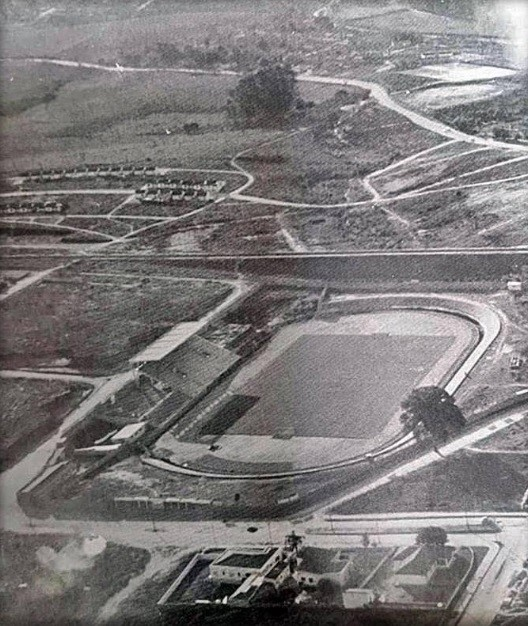
#> input picture Atividade Avaliativa/joaquinzao.jpg, 528 x 626 px, found by its file name
$ python TransformarFoto.py   (older library calls are emulated)
#> lines starting #> are read from the running program, lines starting #| are printed output that depends on the picture
import cv2
import numpy as np
import matplotlib.pyplot as plt

# Carregar a imagem
img = cv2.imread('C:/Users/user/Documents/GitHub/CGPI/Atividade Avaliativa/joaquinzao.jpg', 0)
#> img: shape (626, 528); min 0, max 255, mean 122.5

# Aplicar filtro de aguçamento (Unsharp Mask)
kernel_sharpen = np.array([[-1,-1,-1],
                           [-1, 9,-1],
                           [-1,-1,-1]])
sharpened = cv2.filter2D(img, -1, kernel_sharpen)
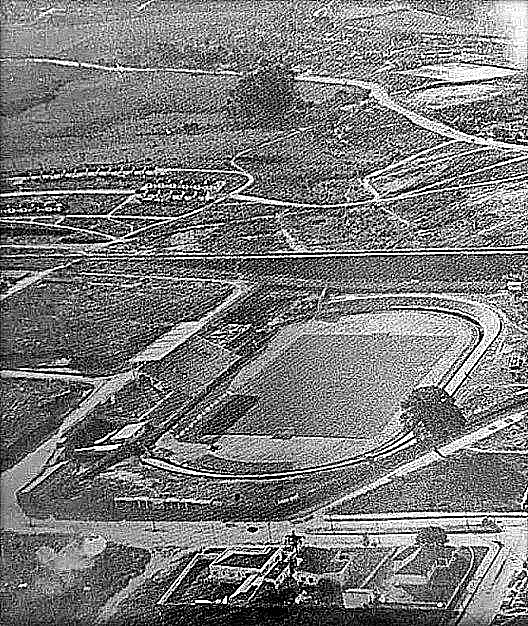
#> sharpened: shape (626, 528); min 0, max 255, mean 122.4

# Aplicar filtro Gaussiano para suavização
blurred = cv2.GaussianBlur(sharpened, (5,5), 0)
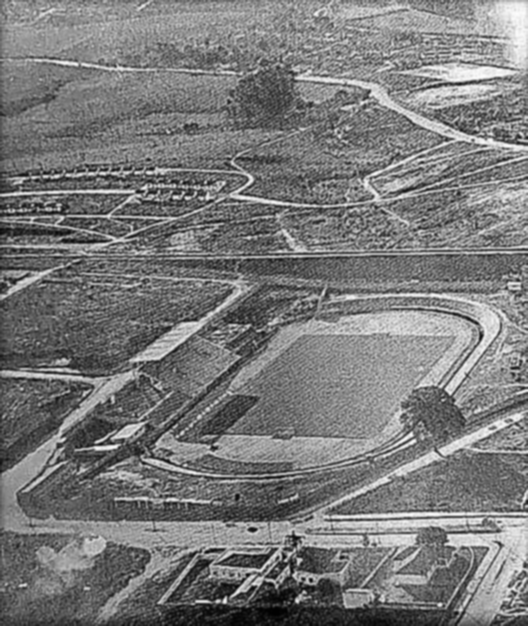
#> blurred: shape (626, 528); min 1, max 252, mean 122.4

# Aplicar filtro de Laplace para detectar bordas
laplacian = cv2.Laplacian(blurred, cv2.CV_64F)
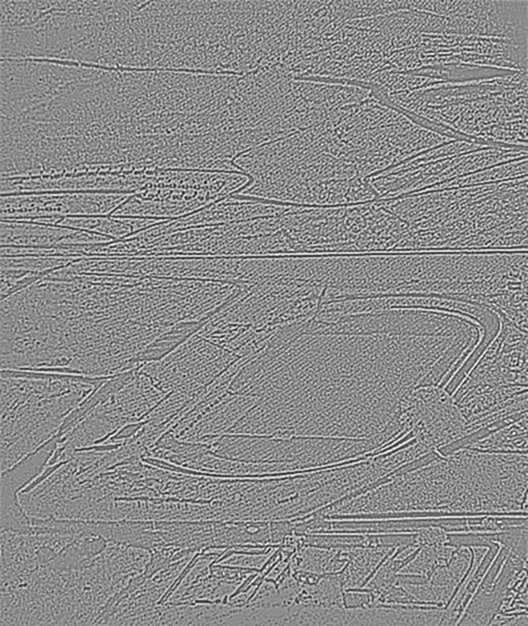
#> laplacian: shape (626, 528) float64; min -139, max 116, mean 0; drawn with min black and max white
edges = np.uint8(np.absolute(laplacian))
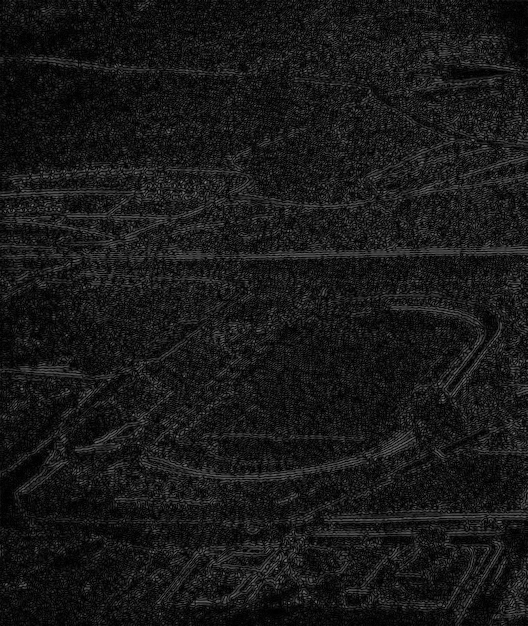
#> edges: shape (626, 528); min 0, max 139, mean 24

# Combinar a imagem suavizada com as bordas
result = cv2.addWeighted(blurred, 0.8, edges, 0.2, 0)
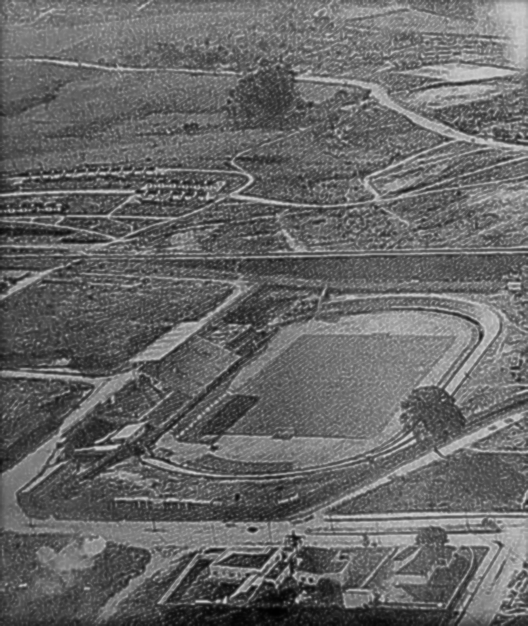
#> result: shape (626, 528); min 1, max 208, mean 102.7

# Mostrar as imagens
plt.figure(figsize=(20,6))

# Imagem original
plt.subplot(1,5,1),plt.imshow(img, cmap='gray')
plt.title('Original'), plt.xticks([]), plt.yticks([])

# Imagem aguçada
plt.subplot(1,5,2),plt.imshow(sharpened, cmap='gray')
plt.title('Aguçada'), plt.xticks([]), plt.yticks([])

# Imagem suavizada
plt.subplot(1,5,3),plt.imshow(blurred, cmap='gray')
plt.title('Suavizada'), plt.xticks([]), plt.yticks([])

# Imagem com bordas (Laplaciano)
plt.subplot(1,5,4),plt.imshow(edges, cmap='gray')
plt.title('Bordas (Laplaciano)'), plt.xticks([]), plt.yticks([])

# Imagem final
plt.subplot(1,5,5),plt.imshow(result, cmap='gray')
plt.title('Resultado Final'), plt.xticks([]), plt.yticks([])

plt.tight_layout()  # Ajusta automaticamente o layout dos subplots
plt.show()

$ run again, with Atividade Avaliativa/antiga.jpg copied over Atividade Avaliativa/joaquinzao.jpg
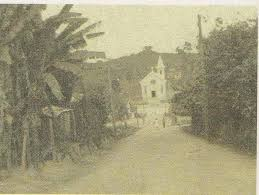
#> input picture Atividade Avaliativa/antiga.jpg, 259 x 195 px, found by its file name
#> `edges = np.uint8(np.absolute(laplacian))`:
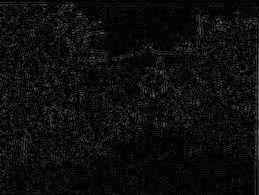
#> edges: shape (195, 259); min 0, max 97, mean 13.8
#> `result = cv2.addWeighted(blurred, 0.8, edges, 0.2, 0)`:
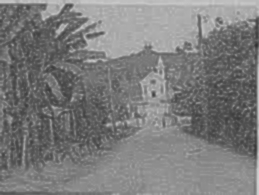
#> result: shape (195, 259); min 46, max 209, mean 123.6
